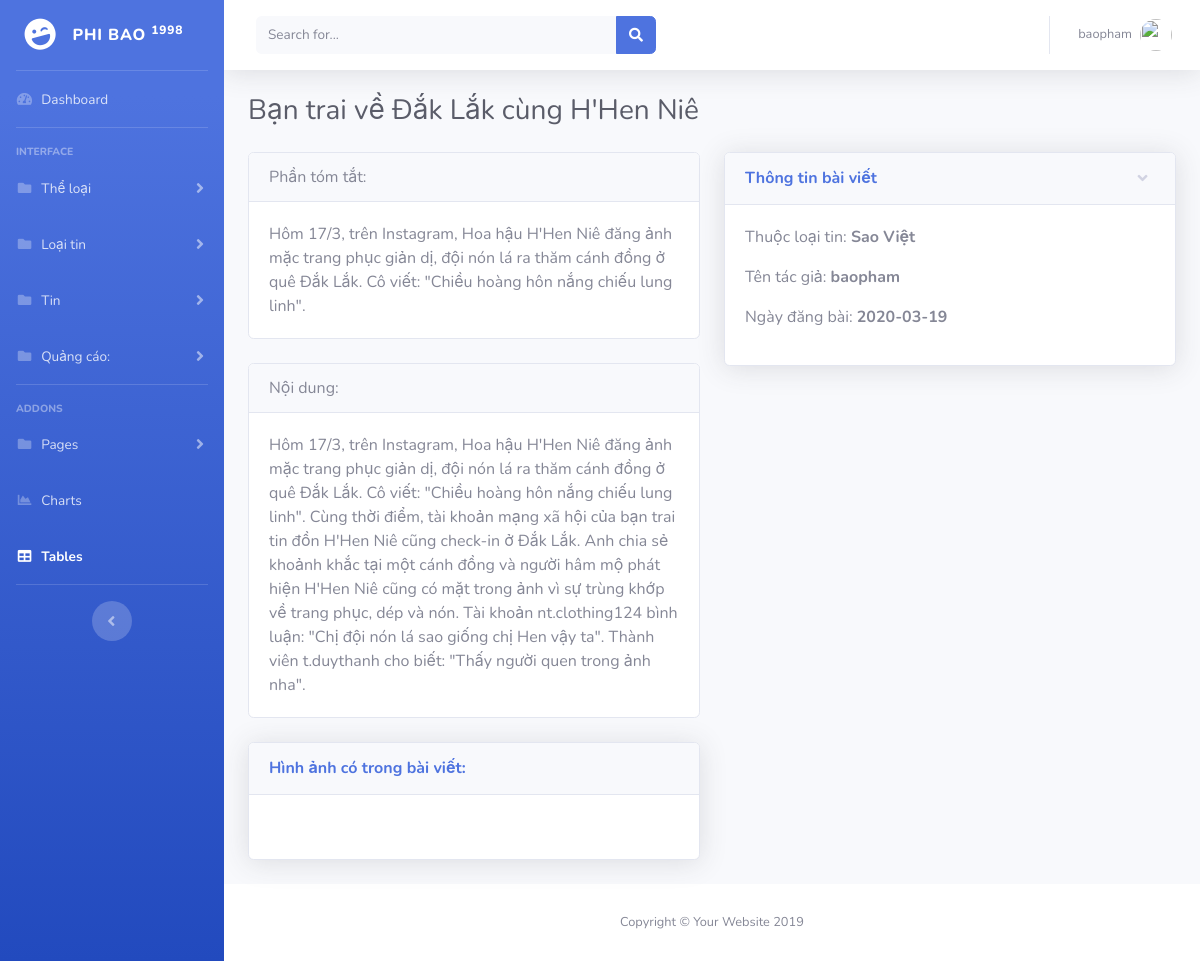
The app's page /admin_news/ChiTietTin.php?id=39 (signed in) with its own data.
### tables this page shows
CREATE TABLE `tintuc` (
  `idTinTuc` int(11) NOT NULL,
  `TieuDe` varchar(200) NOT NULL,
  `TieuDeKhongDau` varchar(200) NOT NULL,
  `TomTat` text NOT NULL,
  `NoiDung` text NOT NULL,
  `HinhAnh` varchar(200) NOT NULL,
  `NoiBat` int(11) NOT NULL,
  `idLoaiTin` int(11) NOT NULL,
  `idTacGia` int(11) NOT NULL,
  `NgayDang` date NOT NULL
);

CREATE TABLE `loaitin` (
  `id` int(11) NOT NULL,
  `Ten` varchar(200) NOT NULL,
  `TenKhongDau` varchar(200) NOT NULL,
  `idTheLoai` int(11) NOT NULL
);

CREATE TABLE `user` (
  `id` int(11) NOT NULL,
  `name` varchar(200) NOT NULL,
  `password` varchar(200) NOT NULL,
  `email` varchar(200) NOT NULL,
  `level` int(11) NOT NULL
);

### admin_news/function/function.php (called while the page is built, shortened)
<?php
	function get_LoaiTin($conn,$id)
	{
		$sql = "SELECT * FROM `loaitin` WHERE id = '$id'";
		$result = mysqli_query($conn,$sql);
		$row = mysqli_fetch_assoc($result);
		return  $row['Ten'];
	}
	function get_nameTG($conn,$id)
	{
		$sql = "SELECT * FROM `user` WHERE id = '$id'";
		$result = mysqli_query($conn,$sql);
		$row = mysqli_fetch_assoc($result);
		return  $row['name'];
	}
 ?>

### admin_news/ChiTietTin.php (the view, shortened to what this page needs)
<?php session_start();
 include 'incl/header.php';
 include 'connect/conn.php';
 include 'function/function.php';
 	$id = $_GET['id'];
 	$sql = "SELECT * FROM `tintuc` WHERE idTinTuc = $id";
 	$result = mysqli_query($conn,$sql);
 	$row = mysqli_fetch_assoc($result);
  ?>
<div class="d-sm-flex align-items-center justify-content-between mb-4">
            <h1 class="h3 mb-0 text-gray-800"><?php echo $row['TieuDe']; ?></h1>
          </div>
          <div class="row">
            <div class="col-lg-6">
              <div class="card mb-4">
                <div class="card-header">
                 Phần tóm tắt:
                </div>
                <div class="card-body">
                 <?php echo $row['TomTat']; ?>
                </div>
              </div>
              <div class="card mb-4">
                <div class="card-header">
                 Nội dung:
                </div>
                <div class="card-body">
                 <?php echo $row['NoiDung']; ?>
                </div>
              </div>
              <div class="card shadow mb-4">
                <div class="card-header py-3">
                  <h6 class="m-0 font-weight-bold text-primary">Hình ảnh có trong bài viết: </h6>
                </div>
                <div class="card-body">
                </div>
              </div>
            </div>
            <div class="col-lg-6">
              <div class="card shadow mb-4">
                <a href="#collapseCardExample" class="d-block card-header py-3" data-toggle="collapse" role="button" aria-expanded="true" aria-controls="collapseCardExample">
                  <h6 class="m-0 font-weight-bold text-primary">Thông tin bài viết</h6>
                </a>
                <div class="collapse show" id="collapseCardExample">
                  <div class="card-body">
                    <p>Thuộc loại tin: <b><?php echo get_LoaiTin($conn, $row['idLoaiTin']); ?></b></p>
                    <p>Tên tác giả:	<b> <?php echo get_nameTG($conn, $row['idTacGia']); ?></b></p>
                    <p>Ngày đăng bài: <b> <?php echo $row['NgayDang']; ?></b></p>
                  </div>
                </div>
              </div>
            </div>
          </div>
<?php include 'incl/footer.php'; ?>

### records on screen
tintuc: TieuDe "Bạn trai về Đắk Lắk cùng H'Hen Niê", TomTat "Hôm 17/3, trên Instagram, Hoa hậu H'Hen Niê đăng ảnh mặc trang phục giản dị, đội nón lá ra thăm cánh đồng ở quê Đắk Lắk. Cô viết: \"Chiều hoàng hôn nắng chiếu lung linh\".", NoiDung "Hôm 17/3, trên Instagram, Hoa hậu H'Hen Niê đăng ảnh mặc trang phục giản dị, đội nón lá ra thăm cánh đồng ở quê Đắk Lắk. Cô viết: \"Chiều hoàng hôn nắng chiếu lung linh\". Cùng thời điểm, tài khoản mạng xã hội của bạn trai tin đồn H'Hen Niê cũng check-in ở Đắk Lắk. Anh chia sẻ khoảnh khắc tại một cánh đồng và người hâm mộ phát hiện H'Hen Niê cũng có mặt trong ảnh vì sự trùng khớp về trang phục, dép và nón. Tài khoản nt.clothing124 bình luận: \"Chị đội nón lá sao giống chị Hen vậy ta\". Thành viên t.duythanh cho biết: \"Thấy người quen trong ảnh nha\".", idLoaiTin.Ten "Sao Việt", idTacGia.name "baopham", NgayDang "2020-03-19"

### other values on screen
$_SESSION['user'] "baopham"
